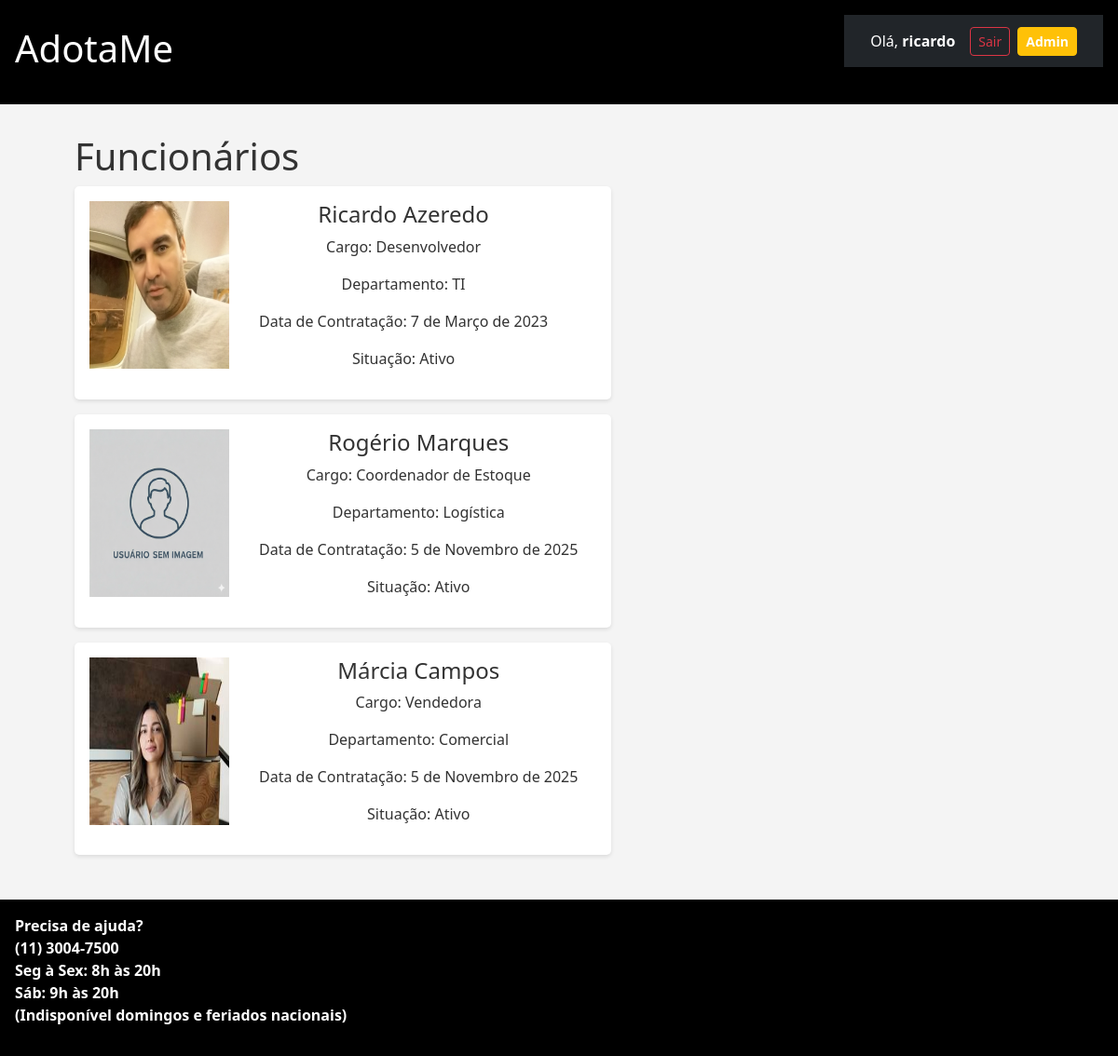
The page /funcionarios/ (signed in) on the database its author committed.
### rh/models.py (models this page shows, shortened)
class Funcionarios(models.Model):
    foto = models.ImageField(null=True, blank=True)
    nome = models.CharField(max_length=100)
    cargo = models.CharField(max_length=100)
    departamento = models.CharField(max_length=100)
    data_contratacao = models.DateField()
    status = models.BooleanField(default=True)
    class Meta:
        verbose_name = "Funcionário"
        verbose_name_plural = "Funcionários" # Define o nome plural correto

### rh/views.py (the view)
# urls.py: path('funcionarios/',views.funcionarios, name='funcionarios'),
def funcionarios(request):
    funcionarios = Funcionarios.objects.filter(status=True)
    context = {
        'funcionarios': funcionarios
    }
    return render(request,'funcionarios.html',context)

### rh/templates/funcionarios.html (shortened to what this page needs)
{% extends "base.html" %}
{% block content %}
    <h1> Funcionários</h1>
    {% for funcionario in funcionarios %}
    <section class="card-funcionario">
        {% if funcionario.foto.url != null %}
        <img src="{{ funcionario.foto.url }}" alt="Foto de {{funcionario.nome}}">
        {% else %}
        <img src="/static/images/usuario-sem-imagem.png" alt="Foto padrão de usuário">
        {% endif %}
        <div class="info-funcionario">
            <h4>{{funcionario.nome}}</h4>
            <p>Cargo: {{funcionario.cargo}} </p>
            <p>Departamento: {{funcionario.departamento}} </p>
            <p>Data de Contratação: {{funcionario.data_contratacao}}</p>
            {% if funcionario.status == True %}
                <p>Situação: Ativo</p>
            {% endif %}
        </div>
    </section>
    {% endfor %}
{% endblock %}

### templates/components/_navbar.html (shortened to what this page needs)
<nav class="navbar navbar-expand-lg navbar-dark bg-dark mb-4">
    <div class="container">
        {% if user.is_authenticated %}
                    <span class="navbar-text me-3 text-white">
                        Olá, <strong>{{ user.username }}</strong>
                    </span>
                    <form action="{% url 'logout' %}" method="post" class="d-inline">
                        <button type="submit" class="btn btn-sm btn-outline-danger">Sair</button>
                    </form>
                    {% if user.is_superuser %}
                        <a href="/admin" class="btn btn-sm btn-warning ms-2">Admin</a>
                    {% endif %}
                {% else %}
                    <a href="{% url 'login' %}" class=>Entrar</a>
                {% endif %}
            </div>
    </nav>

### static/css/style.css (style rules this page uses)
* { margin:0; padding: 0; box-sizing: border-box; }
body { background-color: #f4f4f4; color: #333; display: flex; flex-direction: column; font-size: 16px; }
.header a { text-decoration: none; color: #fff; font-weight: bold; margin-right: 1rem; }
.card-funcionario { display:flex; width: 36rem; background-color: #fff; padding: 1rem; margin-bottom: 1rem; border-radius: 5px; box-shadow: 0 2px 4px rgba(0,0,0,0.1); }
.card-funcionario img { width: 150px; height: 180px; }
.info-funcionario { display: flex; flex-direction: column; align-items: center; margin-left: 2rem; }

### rows shown on the page
Funcionarios: foto (picture), nome "Ricardo Azeredo", cargo "Desenvolvedor", departamento "TI", data_contratacao "7 de Março de 2023", status "Situação: Ativo"
Funcionarios: nome "Rogério Marques", cargo "Coordenador de Estoque", departamento "Logística", data_contratacao "5 de Novembro de 2025", status "Situação: Ativo"
Funcionarios: foto (picture), nome "Márcia Campos", cargo "Vendedora", departamento "Comercial", data_contratacao "5 de Novembro de 2025", status "Situação: Ativo"

### other values the page prints
{{ user.username }} "ricardo"
